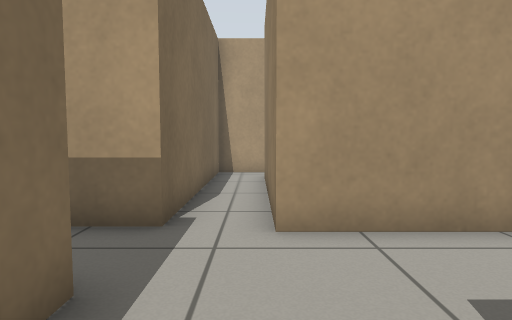
View 1 (above)

12 first-person views from a walk through a robot-simulator world made for Gazebo. The camera is 0.68 m above the floor, tilts 4° down and sees 75° across. The floor is counted in squares, 0.5 m on a side. Each view is taken from the middle of a square. On the plan, view 1 faces up. The plan holds only what a view shows up to about 15 squares ahead; the rest is blank.

View 2
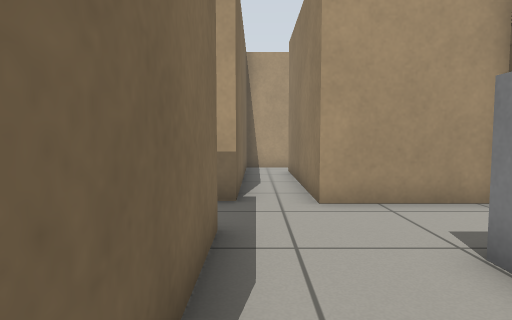

View 3
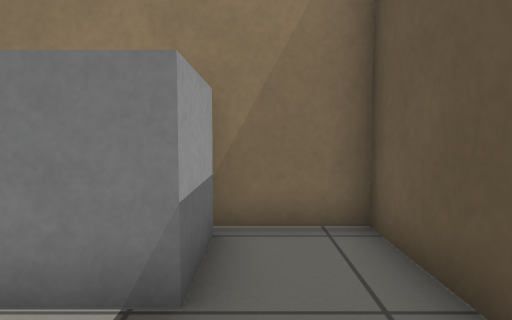

View 4
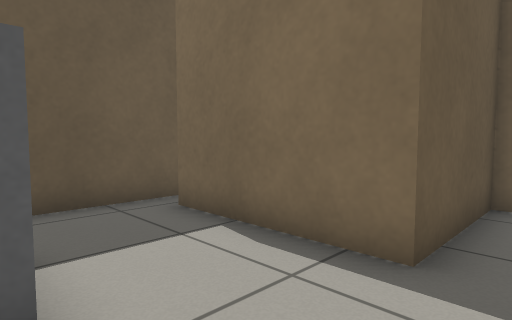

View 5
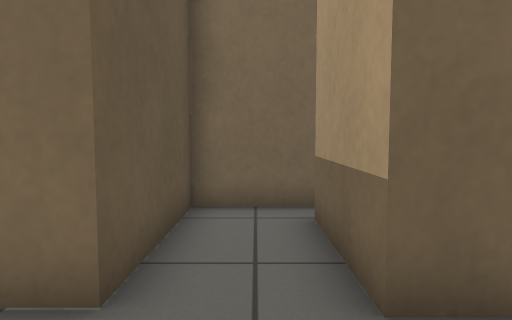

View 6
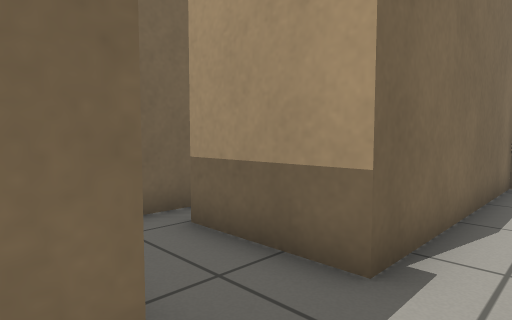

View 7
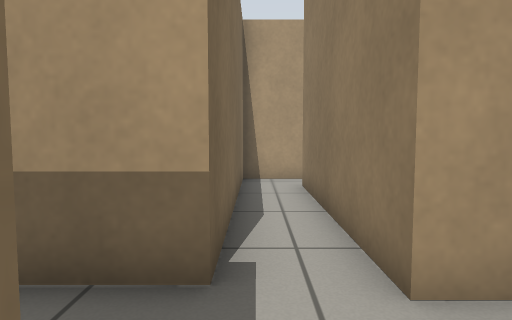

View 8
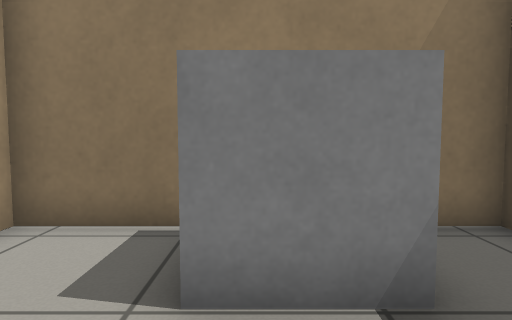

View 9
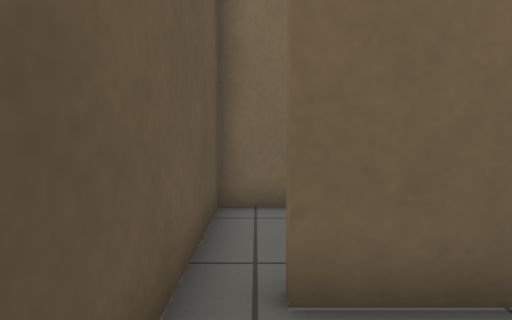

View 10
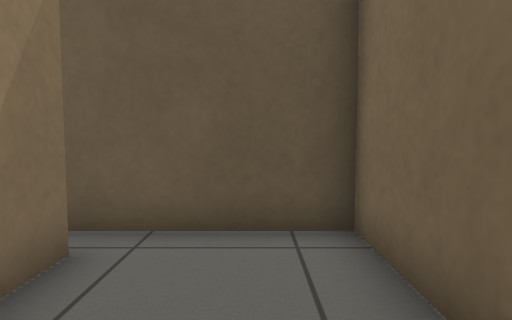

View 11
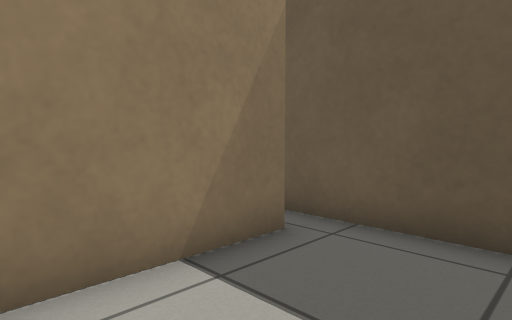

View 12
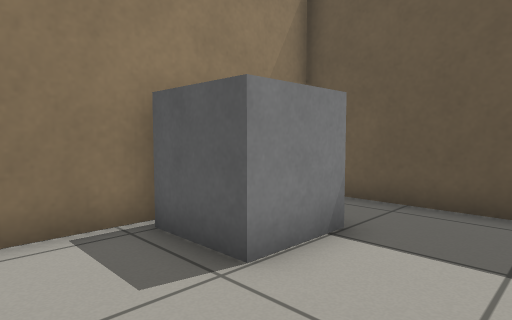

### Floor plan
Points are (right, up) in squares from view 1. A wall is a line through its corners. A room is listed if a view was taken in it or the views show most of it. See-through windows are left out.
Room 1 (views 1, 2, 3, 4, 5, 6, 7, 8, 9, 12)
walls: (-2.4, -2.7) (4, -2.7) (4, 4.7) (0.3, 4.7) (0.3, 11.3); (-5.4, 5.8) (-5.4, 2.8) (-1.6, 2.8) (-1.6, -1.8); (0.5, 12.7) (-1.6, 12.7) (-1.6, 5) (-4.5, 5)
ways out: opening at (-2, -2) to room 2; opening at (-5, 5)
objects: grey box (2, 0) to (3, 1)
Room 2 (views 10, 11)
walls: (-5.4, 0.3) (-5.4, -2.7) (-2.4, -2.7); (-1.9, -1.8) (-1.9, 1.8)
ways out: opening at (-2, -2) to room 1

Positions as (right, up) in squares from view 1, and headings:
1: (0, 0), facing up
2: (-1, -2), facing up
3: (-1, -1), facing right
4: (2, 4), facing down-left
5: (1, 4), facing left
6: (0, 2), facing up-left
7: (-1, 2), facing up
8: (-1, 1), facing right
9: (1, -2), facing left
10: (-4, 2), facing down
11: (-5, 2), facing down-right
12: (-1, 4), facing down-right
